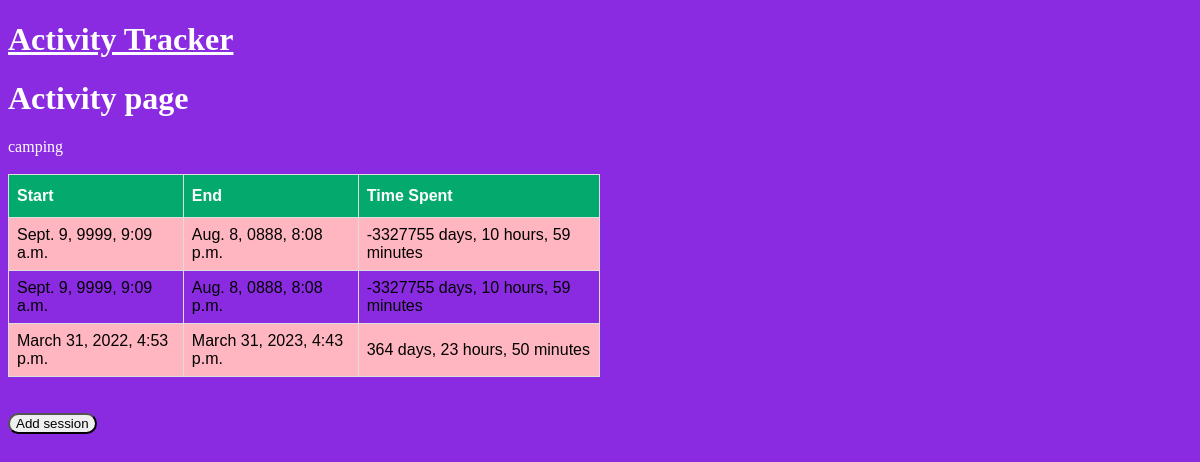
The page /activity/1/ on the database its author committed.
### core/models.py (models this page shows, shortened)
class Activity(models.Model):
    name=models.TextField()

class TimeLog(models.Model):
    start_time = models.DateTimeField()
    end_time = models.DateTimeField()
    activity=models.ForeignKey("Activity",on_delete=models.CASCADE, null=True)
    def time_spent(self):
        time_difference = self.end_time - self.start_time
        days, seconds = divmod(time_difference.total_seconds(), 86400)  # 1 day = 86400 seconds
        hours, seconds = divmod(seconds, 3600)  # 1 hour = 3600 seconds
        minutes, seconds = divmod(seconds, 60)
        return f"{int(days)} days, {int(hours)} hours, {int(minutes)} minutes"

### core/views.py (the view)
# urls.py: path('activity/<int:id>/',view=views.showActivity),
def showActivity(req,id):
    activity=Activity.objects.get(pk=id)
    timeLogs = TimeLog.objects.filter(activity_id=id)
    return render(req,'core/activity.html',{"activity":activity, "timeLogs":timeLogs})

### core/templates/core/activity.html (shortened to what this page needs)
{% extends "core/generic.html" %}
{% block content %}
<h1>Activity page</h1>
{{activity.name}}
<br>
<br>
<table>
    <tr>
        <th>Start</th>
        <th>End</th>
        <th>Time Spent</th>
    </tr>
    {% for timeLog in timeLogs %}
    <tr>
        <td>{{timeLog.start_time}}</td>
        <td>{{timeLog.end_time}}</td>
        <td>{{timeLog.time_spent}}</td>
    </tr>
    {% endfor %}
</table>
<br>
<br>
<form action="createTimeLog/" method="post">
    <button>Add session</button>
</form>
{% endblock %}

### core/static/core/styles.css (style rules this page uses)
body { background-color: blueviolet; color: white; }
button { border-radius: 15px; }
table { font-family: Arial, Helvetica, sans-serif; border-collapse: collapse; width: 50%; color: black; }
table td, table th { border: 1px solid #ddd; padding: 8px; }
table tr:nth-child(even) { background-color: lightpink; }
table th { padding-top: 12px; padding-bottom: 12px; text-align: left; background-color: #04AA6D; color: white; }

### rows shown on the page
Activity: name "camping"
TimeLog: start_time "Sept. 9, 9999, 9:09 a.m.", end_time "Aug. 8, 0888, 8:08 p.m.", time_spent "-3327755 days, 10 hours, 59 minutes"
TimeLog: start_time "Sept. 9, 9999, 9:09 a.m.", end_time "Aug. 8, 0888, 8:08 p.m.", time_spent "-3327755 days, 10 hours, 59 minutes"
TimeLog: start_time "March 31, 2022, 4:53 p.m.", end_time "March 31, 2023, 4:43 p.m.", time_spent "364 days, 23 hours, 50 minutes"
